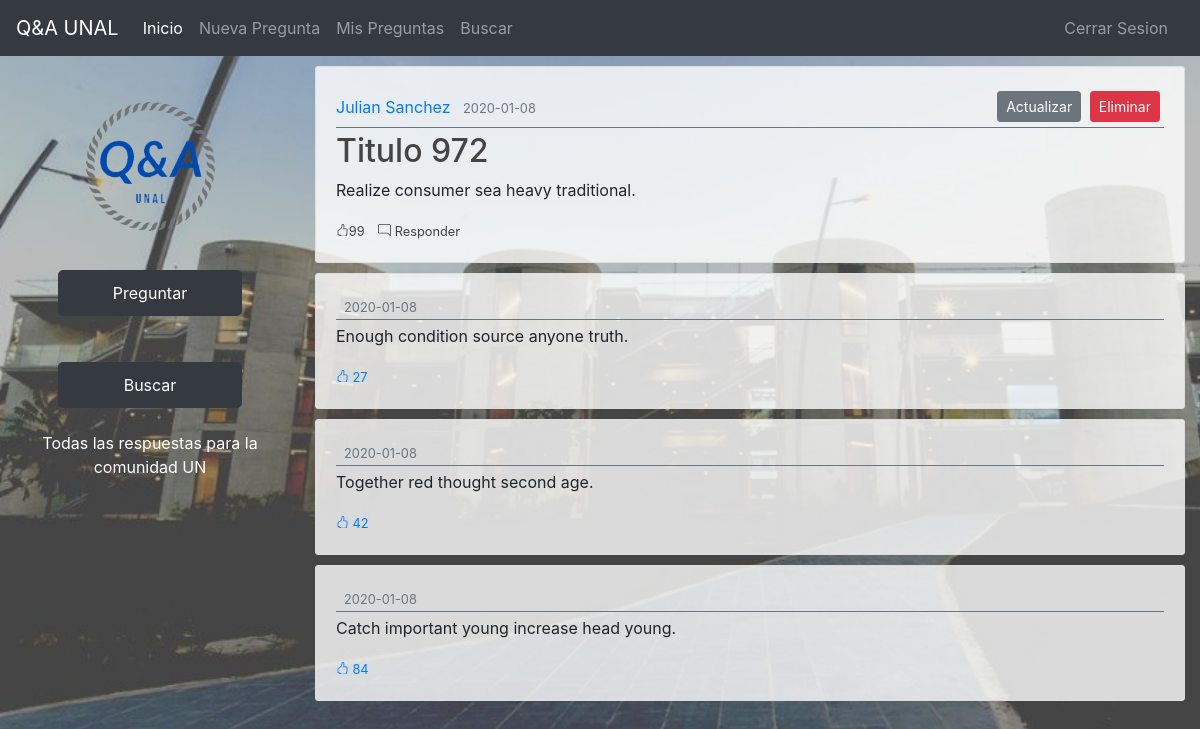
The page /preguntas/972 (signed in) on the database its author committed.
### qaunal/models.py (models this page shows, shortened)
class User(db.Model, UserMixin):
    id = db.Column(db.Integer, primary_key=True)
    nombre = db.Column(db.String(100), nullable=False)
    email = db.Column(db.String(100), unique=True, nullable=False)
    profilepic = db.Column(db.String(20), nullable=False,
                           default='default.jpg')
    password = db.Column(db.String(60), nullable=False)
    preguntas = db.relationship(
        'Pregunta', backref='autor', lazy=True, cascade='all, delete')
    comentarios = db.relationship('Comentario', backref='autor', lazy=True, cascade='all, delete')

class Pregunta(db.Model):
    id = db.Column(db.Integer, primary_key=True)
    titulo = db.Column(db.String(200), nullable=False)
    date_created = db.Column(
        db.DateTime, nullable=False, default=datetime.utcnow)
    contenido = db.Column(db.Text, nullable=False)
    etiquetas = db.Column(db.String())
    resuelta = db.Column(db.Boolean(), nullable=False)
    likes = db.Column(db.Integer, nullable=False)
    user_id = db.Column(db.Integer, db.ForeignKey('user.id'), nullable=False)
    comentarios = db.relationship(
        'Comentario', backref='pregunta', lazy=True, cascade='all, delete')

class Comentario(db.Model):
    id = db.Column(db.Integer, primary_key=True)
    date_created = db.Column(
        db.DateTime, nullable=False, default=datetime.utcnow)
    contenido = db.Column(db.Text, nullable=False)
    util = db.Column(db.Boolean(), nullable=False)
    likes = db.Column(db.Integer, nullable=False)
    pregunta_id = db.Column(db.Integer, db.ForeignKey(
        'pregunta.id'), nullable=False)
    user_id = db.Column(db.Integer, db.ForeignKey('user.id'), nullable=False)

### qaunal/routes.py (the view)
@app.route('/preguntas/<int:preg_id>', methods=['GET','POST'])
@login_required
def pregunta(preg_id):
    pregunta = Pregunta.query.get_or_404(preg_id)
    comentariosPregunta = SLL_Stack()
    for comentario in pregunta.comentarios:
        comentariosPregunta.push(comentario)
    size = 0
    current = comentariosPregunta.getHead()
    while current:
        current = current.getNext()
        size += 1
    return render_template('pregunta.html', titulo="Pregunta", pregunta=pregunta, comentarios=comentariosPregunta, size=size)

### qaunal/estructuras.py (called while the page is built)
    def getData(self):
        return self.__data

    def setNext(self, node):
        self.__next = node

    def getNext(self):
        return self.__next

    def getHead(self):
        return self.__head

    def pushFront(self, item):
        newNode = Node(item)
        newNode.setNext(self.__head)
        self.__head = newNode

    def push(self, item):
        super().pushFront(item)

### qaunal/models.py (called while the page is built)
@login_manager.user_loader
def load_user(user_id):
    return User.query.get(int(user_id))

### qaunal/templates/pregunta.html (shortened to what this page needs)
{% extends "base.html" %}
{% block content %}
<article class="media content-section">
    <div class="media-body">
        <div class="article-metadata border-secondary">
            <div class="com-text">
                <div>
                    <a class="mr-2" href="#">{{ pregunta.autor.nombre }}</a>
                    <small class="text-muted">{{ pregunta.date_created.strftime('%Y-%m-%d') }}</small>
                </div>
                {% if pregunta.autor == current_user %}
                <div>
                    <a class="btn btn-secondary btn-sm mt-1 mb-1" href="{{ url_for('actualizarPregunta', preg_id=pregunta.id) }}">Actualizar</a>
                    <button type="button" class="btn btn-danger btn-sm m-1" data-toggle="modal" data-target="#deleteModal">Eliminar</button>
                </div>
                {% endif %}
            </div>
        </div>
        <h2 class="article-title">{{ pregunta.titulo }}</h2>
        <p class="article-content">{{ pregunta.contenido }}</p>
        <small class="text-muted">
            <a class='article-title' href="{{ url_for('likePregunta', preg_id=pregunta.id) }}">
                {{ pregunta.likes }}</a>
        </small>
        <small class="text-muted" id="com"><a class="article-title" href="{{ url_for('postComentario', preg_id=pregunta.id) }}">
            Responder</a>
        </small>
    </div>
</article>
{% set ns = namespace(current=comentarios.getHead()) %}
{% for comentario in range(size) %}
{% if ns.current %}
<article class="media content-section">
    <div class="media-body">
        <div class="article-metadata border-secondary">
            <div class="com-text">
                <div>
                    <small class="text-muted">{{ ns.current.getData().date_created.strftime('%Y-%m-%d') }}</small>
                </div>
            </div>
        </div>
        <p class="article-content">{{ ns.current.getData().contenido }}</p>
        <small class="text-muted"><a href="{{ url_for('likeComentario', com_id=ns.current.getData().id) }}">
            {{ ns.current.getData().likes }}
            </a>
        </small>
    </div>
</article>
{% endif %}
{% set ns.current = ns.current.getNext() %}
{% endfor %}
{% endblock content %}

### qaunal/static/main.css (style rules this page uses)
.content-section { background: rgba(255, 255, 255, 0.8); padding: 20px 20px; border: 1px solid #dddddd; border-radius: 3px; margin: 10px 0px; }
.article-title { color: #444444; }
.article-content { white-space: pre-line; }
.article-metadata { padding-bottom: 1px; margin-bottom: 4px; border-bottom: 1px solid #e3e3e3; }
.com-text { display: flex; justify-content: space-between; align-items: center; }
#com { margin-left: 10px; }

### rows shown on the page
User: autor.nombre "Julian Sanchez"
Pregunta: date_created "2020-01-08", titulo "Titulo 972", contenido "Realize consumer sea heavy traditional.", likes "99"
Comentario: current.getData "2020-01-08", current.getData "Enough condition source anyone truth.", current.getData "27"
Comentario: current.getData "2020-01-08", current.getData "Together red thought second age.", current.getData "42"
Comentario: current.getData "2020-01-08", current.getData "Catch important young increase head young.", current.getData "84"
